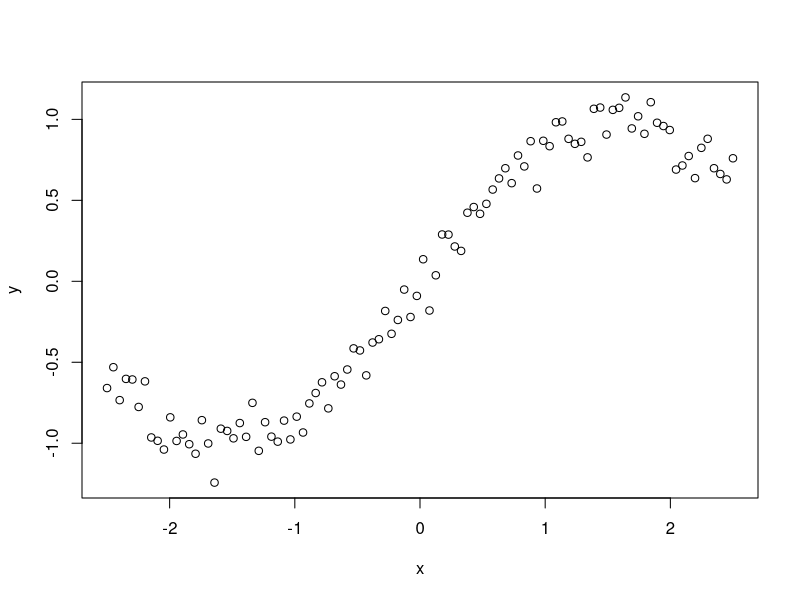
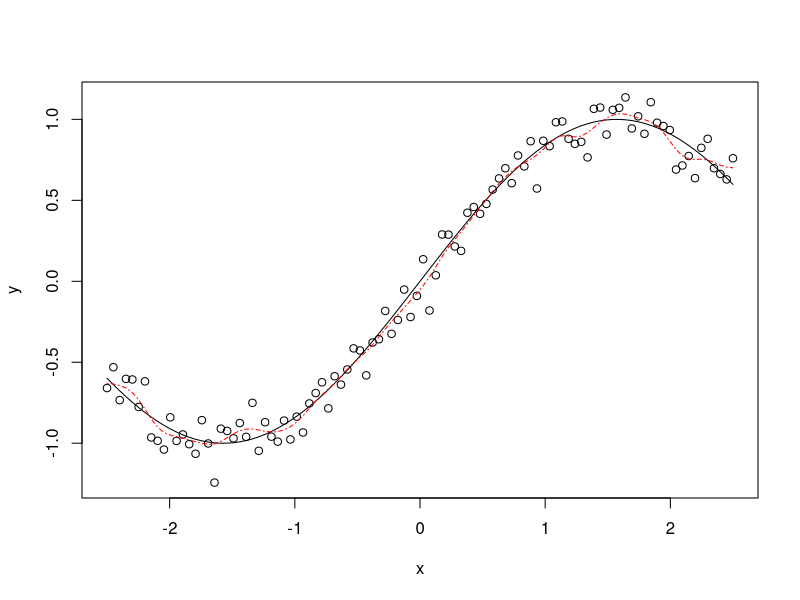

The R source for these figures, in order:
###########Kernel regression
###########Exercise 1.
set.seed(12345)
# gaussian_kernel <- function(x) {
#   return(1 / sqrt(2 * pi ) * exp(-x^2 / 2))
# }
kernel_estimator <- function(x, y, x_eval, bandwidth) {
  
  x_diff <- x_eval - x
  
  kernel <- dnorm(x_diff /bandwidth)
  
  density <- sum(y * kernel ) / sum(kernel)
  return(density)
}

n <- 1000
x <- rnorm(n)
y <- rnorm(n)

bandwidth <- 0.1

x_eval <- 0.1

kernel_estimate <- kernel_estimator(x, y, x_eval, bandwidth)
kernel_estimate



####plot
x_value <- seq(-2.5, 2.5, length=100)

y_0 <- sin(x_value) + rnorm(100, sd =0.1)

plot(x_value, y_0, xlab = "x", ylab = "y")

kernel_estimate <- NULL
x_eval <- seq(-2.5, 2.5, length=100)

for(i in 1:100){
  kernel_estimate[i] <- kernel_estimator(x_value, y_0 , x_eval[i], bandwidth)
}

plot(x_value, y_0, xlab = "x", ylab = "y")
lines(x_value, sin(x_value) )
lines(x_value, kernel_estimate, xlab = "x", ylab = "y", col = "red",lty=4)



###########Exercise 3.
n <- 1000
x <- runif(n)
y <- rnorm(n,sd =0.1) + sin(6*x)

loocv <- function(x, y, bandwidths) {
  rss <- NULL
  
  for (i in seq_along(bandwidths)) {
    h <- bandwidths[i]
    
    m_hat <- NULL
    
    for (j in seq_along(x)) {
      x_train <- x[-j]
      x_test <- x[j]
      
      m_hat <-c(m_hat, kernel_estimator(x[-j], y[-j] , x_test,  h))
    }
    
    rss <- c (rss, sum((y - m_hat) ^ 2))
  }
  index_h <- which.min(rss)
  
  return(list(best_bandwidth = bandwidths[index_h], 
              RSSCV = kernel_estimator(x, y, x_eval, bandwidths[index_h])))
}

h <- c(0.01, 0.05, 0.1, 0.4, 0.002, 0.025, 0.2)

loocv(x, y, bandwidths = h )

#####

loocv_2 <- function(x, y, bandwidths) {
  rss <- NULL
  
  for (i in seq_along(bandwidths)) {
    h <- bandwidths[i]
    
    m_hat <- NULL
    
    for (j in seq_along(x)) {
      
      m_hat <-c(m_hat, kernel_estimator(x, y , x[j],  h))
    }
    
    rss <- c (rss, sum((y - m_hat) ^ 2))
  }
  index_h <- which.min(rss)
  
  return(list(best_bandwidth = bandwidths[index_h], 
              RSSCV = kernel_estimator(x, y, x_eval, bandwidths[index_h])))
}

h <- c(0.01, 0.05, 0.1, 0.4, 0.002, 0.025, 0.2)

loocv_2(x, y, bandwidths = h )
